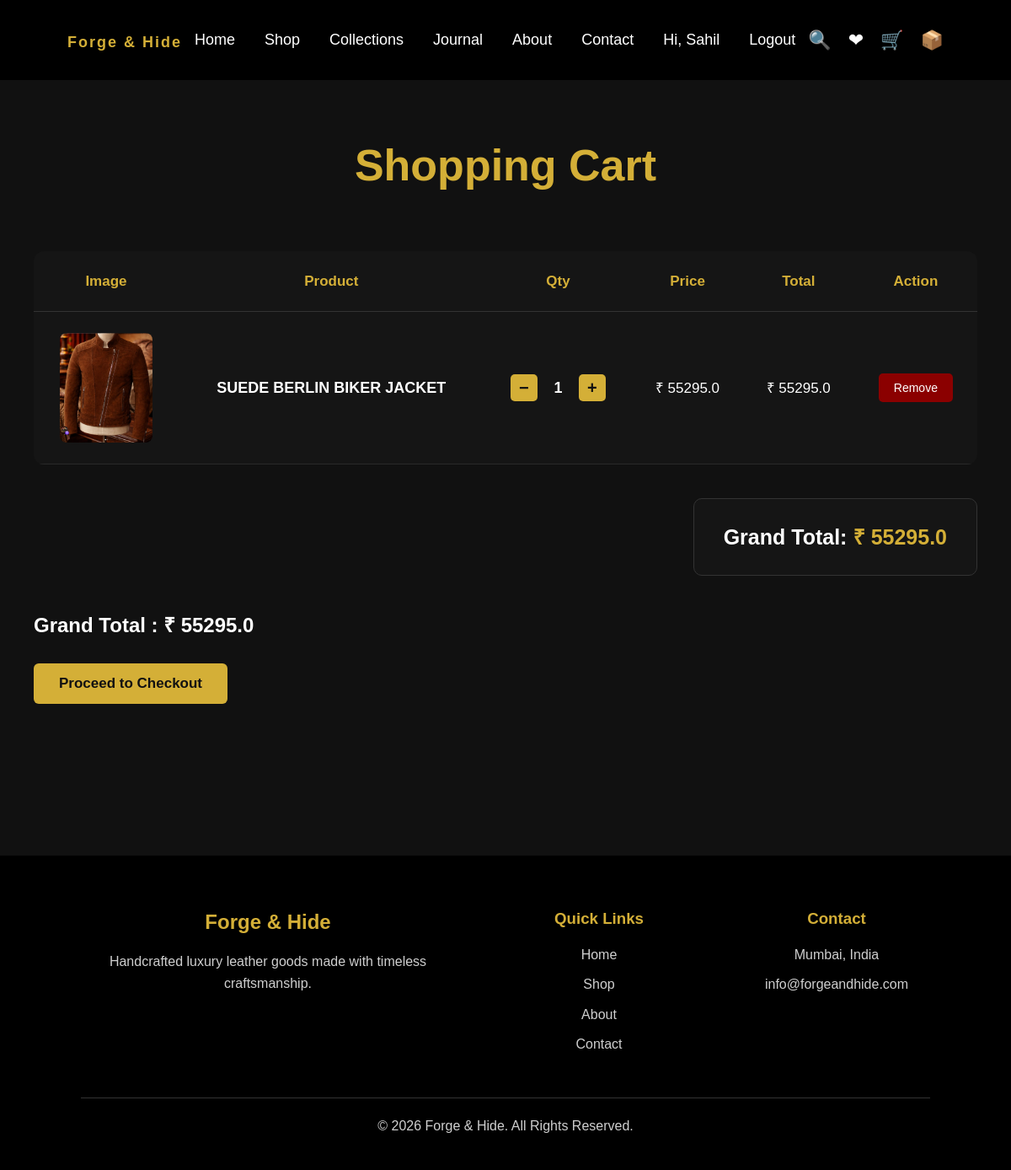
Page /cart (signed in) on the earlier database version.
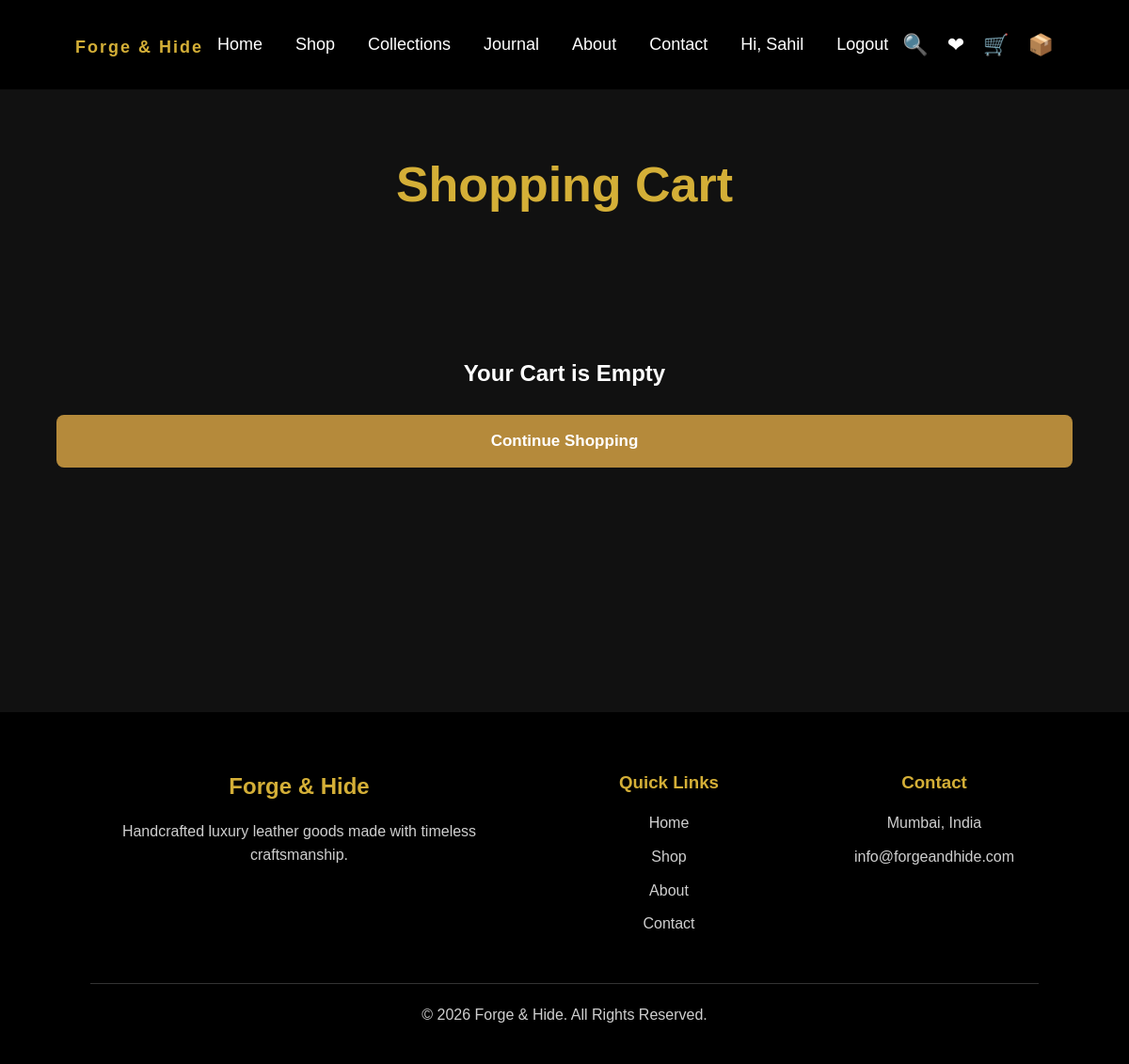
Same page on the later database version.
### models.py (models this page shows, shortened)
class Cart(db.Model):
    __tablename__ = "cart"
    id = db.Column(db.Integer, primary_key=True)
    customer_id = db.Column(
        db.Integer,
        db.ForeignKey("customers.id"),
        nullable=False
    )
    product_id = db.Column(
        db.Integer,
        db.ForeignKey("products.id"),
        nullable=False
    )
    quantity = db.Column(
        db.Integer,
        default=1
    )
    created_at = db.Column(
        db.DateTime,
        server_default=func.now()
    )
    customer = db.relationship("Customer")
    product = db.relationship("Product")

class Product(db.Model):
    __tablename__ = "products"
    id = db.Column(db.Integer, primary_key=True)
    category_id = db.Column(
        db.Integer,
        db.ForeignKey("categories.id", name="fk_product_category"),
        nullable=True
    )
    category = db.relationship(
        "Category",
        back_populates="products"
    )
    name = db.Column(db.String(200), nullable=False)
    slug = db.Column(db.String(200), unique=True, nullable=False)
    description = db.Column(db.Text)
    short_description = db.Column(db.String(500))
    long_description = db.Column(db.Text)
    leather_type = db.Column(db.String(150))
    hardware = db.Column(db.String(150))
    lining = db.Column(db.String(150))
    dimensions = db.Column(db.String(150))
    weight = db.Column(db.String(100))
    made_in = db.Column(db.String(100))
    warranty = db.Column(db.String(100))
    care = db.Column(db.Text)
    is_bestseller = db.Column(db.Boolean, default=False)
    price = db.Column(db.Float, nullable=False)
    stock = db.Column(db.Integer, default=0)
    image = db.Column(db.String(300))
    is_featured = db.Column(db.Boolean, default=False)
    created_at = db.Column(
        db.DateTime,
        server_default=func.now()
    )

### app.py (the view)
@app.route("/cart")
@customer_required
def cart():
    cart_items = Cart.query.filter_by(
        customer_id=session.get("customer_id")
    ).all()
    print("CURRENT CUSTOMER IN CART:", session.get("customer_id"))
    print("CART ITEMS LOADED:", cart_items)
    total = 0
    for item in cart_items:
        total += item.product.price * item.quantity
    return render_template(
        "cart.html",
        cart_items=cart_items,
        total=total
    )

### app.py (called while the page is built)
def customer_required(f):
    @wraps(f)
    def decorated_function(*args, **kwargs):
        if not session.get("customer_id"):
            return redirect(url_for("login"))
        return f(*args, **kwargs)
    return decorated_function

@app.context_processor
def inject_cart_count():
    cart_count = 0
    if current_user.is_authenticated:
        cart_items = Cart.query.filter_by(
            customer_id=current_user.id
        ).all()
        for item in cart_items:
            cart_count += item.quantity
    return {
        "cart_count": cart_count
    }

@app.after_request
def add_no_cache_headers(response):
    response.headers["Cache-Control"] = "no-store, no-cache, must-revalidate, max-age=0"
    response.headers["Pragma"] = "no-cache"
    response.headers["Expires"] = "0"
    return response

### templates/cart.html (shortened to what the changed rows need)
{% extends "base.html" %}
{% block content %}
<div class="cart-page">
    <h1 class="cart-title">
        Shopping Cart
    </h1>
    {% if cart_items %}
    <div class="cart-table-wrapper">
        <table class="cart-table">
            <thead>
                <tr>
                    <th>Image</th>
                    <th>Product</th>
                    <th>Qty</th>
                    <th>Price</th>
                    <th>Total</th>
                    <th>Action</th>
                </tr>
            </thead>
            <tbody>
                {% for item in cart_items %}
                <tr>
                    <td>
                        {% if item.product.image %}
                        <img
                            class="cart-product-image"
                            src="{{ url_for(
                                'static',
                                filename='uploads/' + item.product.image
                            ) }}"
                            alt="{{ item.product.name }}"
                        >
                        {% endif %}
                    </td>
                    <td>
                        <div class="cart-product-name">
                            {{ item.product.name }}
                        </div>
                    </td>
                    <td>
                        <div class="quantity-control">
                            <a
                                href="{{ url_for(
                                    'decrease_quantity',
                                    id=item.id
                                ) }}"
                            >
                                <button type="button">
                                    −
                                </button>
                            </a>
                            <span class="quantity-number">
                                {{ item.quantity }}
                            </span>
                            <a
                                href="{{ url_for(
                                    'increase_quantity',
                                    id=item.id
                                ) }}"
                            >
                                <button type="button">
                                    +
                                </button>
                            </a>
                        </div>
                    </td>
                    <td>
                        <span class="cart-price">
                            ₹ {{ item.product.price }}
                        </span>
                    </td>
                    <td>
                        <span class="cart-total">
                            ₹ {{ item.product.price * item.quantity }}
                        </span>
                    </td>
                    <td>
                        <a
                            href="{{ url_for(
                                'remove_cart_item',
                                id=item.id
                            ) }}"
                        >
                            <button
                                type="button"
                                class="remove-button"
                            >
                                Remove
                            </button>
                        </a>
                    </td>
                </tr>
                {% endfor %}
            </tbody>
        </table>
    </div>
    <div class="cart-summary">
        <div class="cart-total-box">
            <h2>
                Grand Total:
                <span class="cart-total-amount">
                    ₹ {{ total }}
                </span>
            </h2>
        </div>
    </div>
    <h2 style="margin-top:40px;">
    Grand Total :
    ₹ {{ total }}
</h2>
<div style="margin-top:25px;">
    <a href="{{ url_for('checkout') }}">
        <button
            style="
            background:#d4af37;
            color:#111;
            border:none;
            padding:14px 30px;
            border-radius:6px;
            font-size:17px;
            font-weight:bold;
            cursor:pointer;
            ">
            Proceed to Checkout
        </button>
    </a>
</div>
    {% else %}
    <div class="empty-cart">
        <h2>
            Your Cart is Empty
        </h2>
        <a href="{{ url_for('shop') }}">
            <button class="hero-button">
                Continue Shopping
            </button>
        </a>
    </div>
    {% endif %}
</div>
{% endblock %}

Differences in the rows shown:
removed Cart: image (picture), product.name "SUEDE BERLIN BIKER JACKET", quantity "1", product.price "55295.0", item.product.price*item.quantity "55295.0"
Other differences:
{{ total }}: "55295.0" → (not shown)
text no longer shown: "Image Product Qty Price Total Action Grand Total: ₹ Grand Total : ₹ Proceed to Checkout"
text now shown: "Your Cart is Empty Continue Shopping"
